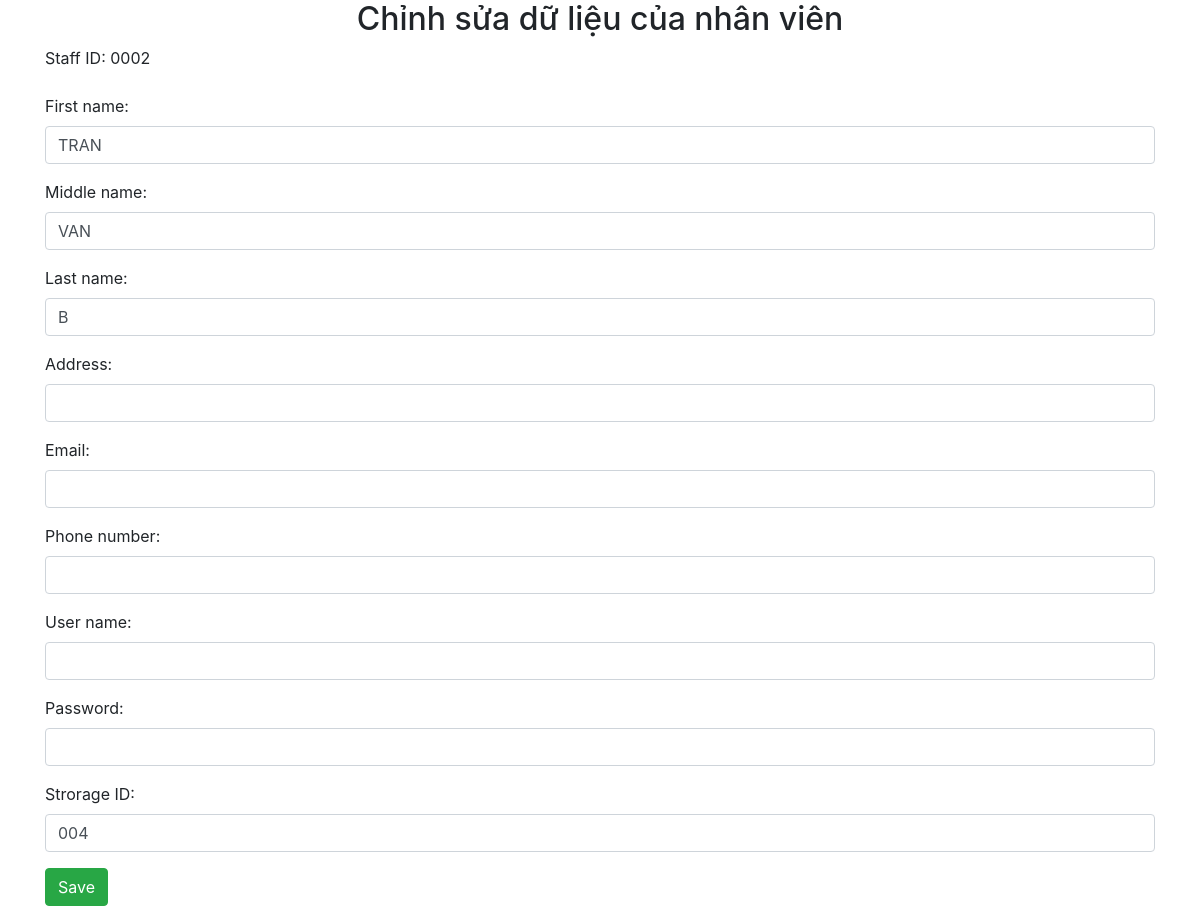
Page /modifyStaff.php?id=0002 on the committed database.
### tables this page shows
CREATE TABLE staff(
	f_name VARCHAR(15),
	m_name VARCHAR(15),
	l_name VARCHAR(15),
	id_staff CHAR(7) PRIMARY KEY NOT NULL,
	id_storage CHAR(7),
	address_staff VARCHAR(50),
	phone_staff VARCHAR(11),
	email_staff VARCHAR(50),
	username_staff VARCHAR(20),
	password_staff VARCHAR(20)
);

### dbhelp.php (called while the page is built, shortened)
<?php
function executeResult($sql){
    $conn = mysqli_connect(HOST, USERNAME, PASSWORD, DATABASE);
    $resultset = mysqli_query($conn, $sql);
    $list = [];
    while($row = mysqli_fetch_array($resultset, 1)){
        $list[] = $row;
    }
    return $list;
}

### modifyStaff.php (the view, shortened to what this page needs)
<?php
require_once ('dbhelp.php');
	$id = '';
	if (isset($_GET['id'])) {
		$id          = $_GET['id'];
		$sql         = 'select * from staff where id_staff = '.$id;
		$staffList   = executeResult($sql);
		if ($staffList != null) {
			$std        = $staffList[0];
			$ss_fname    = $std['f_name'];
			$ss_mname    = $std['m_name'];
			$ss_lname    = $std['l_name'];
			$ss_address  = $std['address_staff'];
			$ss_email    = $std['email_staff'];
			$ss_phone    = $std['phone_staff'];
			$ss_user     = $std['username_staff'];
			$ss_pass     = $std['password_staff'];
			$ss_sid      = $std['id_storage'];
		} else {
			$id = '';
		}
	}
?>
<!DOCTYPE html>
<html>
<head>
	<link rel="stylesheet" href="https://maxcdn.bootstrapcdn.com/bootstrap/4.4.1/css/bootstrap.min.css">
</head>
<body>
	<div class="container">
		<div class="panel panel-primary">
			<div class="panel-heading">
				<h2 class="text-center">Chỉnh sửa dữ liệu của nhân viên</h2>
			</div>
			<div class="panel-body">
				<form method="post">
					<div class="form-group">
					  <label for="mnv">Staff ID: </label> <?php echo $id;?>
					</div>
					<div class="form-group">
					  <label for="fn">First name:</label>
					  <input required="true" type="text" class="form-control" id="fn" name="fname" value="<?=$ss_fname?>">
					</div>
					<div class="form-group">
					  <label for="mn">Middle name:</label>
					  <input required="true" type="text" class="form-control" id="mn" name="mname" value="<?=$ss_mname?>">
					</div>
					<div class="form-group">
					  <label for="ln">Last name:</label>
					  <input required="true" type="text" class="form-control" id="ln" name="lname" value="<?=$ss_lname?>">
					</div>
					<div class="form-group">
					  <label for="address">Address:</label>
					  <input type="text" class="form-control" id="address" name="address" value="<?=$ss_address?>">
					</div>
					<div class="form-group">
					  <label for="email">Email:</label>
					  <input type="text" class="form-control" id="email" name="email" value="<?=$ss_email?>">
					</div>
					<div class="form-group">
					  <label for="phone">Phone number:</label>
					  <input type="text" class="form-control" id="phone" name="phone" value="<?=$ss_phone?>">
					</div>
					<div class="form-group">
					  <label for="user">User name:</label>
					  <input required="true" type="text" class="form-control" id="user" name="user" value="<?=$ss_user?>">
					</div>
					<div class="form-group">
					  <label for="pass">Password:</label>
					  <input required="true" type="text" class="form-control" id="pass" name="pass" value="<?=$ss_pass?>">
					</div>
					<div class="form-group">
					  <label for="sid">Strorage ID:</label>
					  <input required="true" type="text" class="form-control" id="sid" name="sid" value="<?=$ss_sid?>">
					</div>
					<button class="btn btn-success">Save</button>
				</form>
			</div>
		</div>
	</div>
</body>
</html>

### rows in the picture
staff: fname "TRAN", mname "VAN", lname "B", sid "004"

### other values in the picture
$id "0002"
